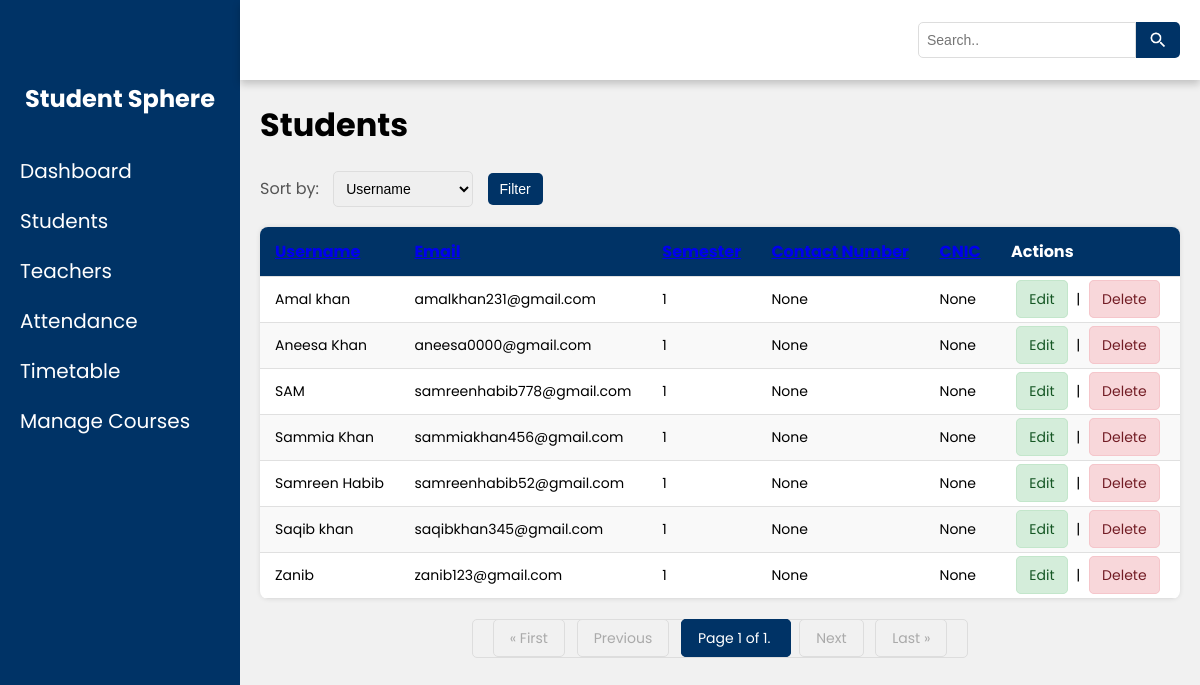
The app's page /students/?sort=user__username with its own data.
### student_management_app/models.py (models this page shows, shortened)
class StudentProfile(models.Model):
    user = models.OneToOneField(
        settings.AUTH_USER_MODEL,
        on_delete=models.CASCADE,
        related_name='student_profile'  # Added related name
    )
    semester = models.IntegerField(
        choices=[(i, f'Semester {i}') for i in range(1, 9)]
    )
    contact_number = models.CharField(max_length=20, blank=True, null=True)
    cnic = models.CharField(max_length=15, blank=True, null=True)

class UserProfile(AbstractUser):
    ROLE_CHOICES = [
        ('student', 'Student'),
        ('teacher', 'Teacher'),
        ('admin', 'Admin'),
    ]
    role = models.CharField(max_length=10, choices=ROLE_CHOICES, default='student')

### student_management_app/views.py (the view, shortened to what this page needs)
# urls.py: path('students/', views.student_list, name='student_list'), # Corrected line
def student_list(request):  # Make sure this function exists and is named correctly
    students = StudentProfile.objects.all()
    search_term = request.GET.get('search')
    sort_by = request.GET.get('sort')
    if sort_by:
        if sort_by == 'user__username':
            students = students.order_by('user__username')
        elif sort_by == 'user__email':
            students = students.order_by('user__email')
        elif sort_by == 'semester':
            students = students.order_by('semester')
        elif sort_by == 'contact_number':
            students = students.order_by('contact_number')
        elif sort_by == 'cnic':
            students = students.order_by('cnic')
        else:
            students = students.order_by('pk')  # default sort
    else:
        students = students.order_by('pk')
    paginator = Paginator(students, 10)
    page_number = request.GET.get('page')
    try:
        page_obj = paginator.get_page(page_number)
    except PageNotAnInteger:
        page_obj = paginator.get_page(1)
    except EmptyPage:
        page_obj = paginator.get_page(paginator.num_pages)
    context = {
        'page_obj': page_obj,
        'search_term': search_term,
        'sort_by': sort_by,
    }
    return render(request, 'admin_students.html', context)

### student_management_app/context_processors.py (called while the page is built)
def user_role_processor(request):
    user_role = None
    if request.user.is_authenticated:
        user_role = getattr(request.user, 'role', 'Role_Attribute_Missing_In_Model')
        logger.info(f"Context Processor: User '{request.user.username}' is authenticated. Role found: '{user_role}'")
    else:
        logger.info("Context Processor: User is NOT authenticated.")
    return {'user_role': user_role}

### student_management_app/templates/admin_students.html (shortened to what this page needs)
<!DOCTYPE html>
<html lang="en">
<head>
    <link rel="stylesheet" href="/static/css/style4.css">
</head>
<body>
    <div class="side-menu">
        <br><br>
        <div class="fyp-name">
            <h2>Student Sphere</h2>
        </div>
        <ul>
            <li><a href="{% url 'admin_panel' %}">Dashboard</a></li>
            <li class="active">Students</li>
            <li><a href="{% url 'teacher_list' %}">Teachers</a></li>
            <li><a href="/selectsem/">Attendance</a></li>
            <li class="dropdown">
                <a href="{% url 'admin_timetable' %}">Timetable</a>
            </li>
            <li><a href="{% url 'admin_courses' %}">Manage Courses</a></li>
        </ul>
    </div>
    <div class="container">
        <div class="header">
            <div class="nav">
                <div class="search">
                    <form method="GET" action="{% url 'student_list' %}">
                        <input type="text" name="search" placeholder="Search.." value="{% if search_term %}{{ search_term }}{% endif %}">
                        <button type="submit"><img src="/static/images/search.png/" alt=""></button>
                    </form>
                </div>
            </div>
        </div>
        <div class="content">
            <h1>Students</h1>
            <div class="sorting-options">
                <form method="GET" action="{% url 'student_list' %}">
                    <label for="sort">Sort by:</label>
                    <select name="sort" id="sort">
                        <option value="user__username" {% if sort_by == 'user__username' %}selected{% endif %}>Username</option>
                    </select>
                    <button type="submit">Filter</button>
                </form>
            </div>
            <table>
                <thead>
                    <tr>
                        <th><a href="{% url 'student_list' %}?sort=user__username{% if search_term %}&search={{ search_term }}{% endif %}">Username</a></th>
                        <th><a href="{% url 'student_list' %}?sort=user__email{% if search_term %}&search={{ search_term }}{% endif %}">Email</a></th>
                        <th><a href="{% url 'student_list' %}?sort=semester{% if search_term %}&search={{ search_term }}{% endif %}">Semester</a></th>
                        <th><a href="{% url 'student_list' %}?sort=contact_number{% if search_term %}&search={{ search_term }}{% endif %}">Contact Number</a></th>
                        <th><a href="{% url 'student_list' %}?sort=cnic{% if search_term %}&search={{ search_term }}{% endif %}">CNIC</a></th>
                        <th>Actions</th>
                    </tr>
                </thead>
                <tbody>
                    {% for student_profile in page_obj %}
                    <tr>
                        <td>{{ student_profile.user.username }}</td>
                        <td>{{ student_profile.user.email }}</td>
                        <td>{{ student_profile.semester }}</td>
                        <td>{{ student_profile.contact_number }}</td>
                        <td>{{ student_profile.cnic }}</td>
                        <td>
                            <a href="{% url 'student_edit' student_profile.user.pk %}">Edit</a> |
                            <a href="{% url 'student_delete' student_profile.user.pk %}" onclick="confirmDelete(event, '{% url 'student_delete' student_profile.user.pk %}')">Delete</a>
                        </td>
                    </tr>
                    {% empty %}
                    <tr><td colspan="6">No students found.</td></tr>
                    {% endfor %}
                </tbody>
            </table>
            <div class="pagination">
                <span class="step-links">
                    {% if page_obj.has_previous %}
                        <a href="?page=1{% if search_term %}&search={{ search_term }}{% endif %}{% if sort_by %}&sort={{ sort_by }}{% endif %}">&laquo; First</a>
                        <a href="?page={{ page_obj.previous_page_number }}{% if search_term %}&search={{ search_term }}{% endif %}{% if sort_by %}&sort={{ sort_by }}{% endif %}">Previous</a>
                    {% else %}
                        <span class="disabled">&laquo; First</span>
                        <span class="disabled">Previous</span>
                    {% endif %}
                    <span class="current">
                        Page {{ page_obj.number }} of {{ page_obj.paginator.num_pages }}.
                    </span>
                    {% if page_obj.has_next %}
                        <a href="?page={{ page_obj.next_page_number }}{% if search_term %}&search={{ search_term }}{% endif %}{% if sort_by %}&sort={{ sort_by }}{% endif %}">Next</a>
                        <a href="?page={{ page_obj.paginator.num_pages }}{% if search_term %}&search={{ search_term }}{% endif %}{% if sort_by %}&sort={{ sort_by }}{% endif %}">Last &raquo;</a>
                    {% else %}
                        <span class="disabled">Next</span>
                        <span class="disabled">Last &raquo;</span>
                    {% endif %}
                </span>
            </div>
        </div>
    </div>
</body>
</html>

### student_management_app/static/css/style4.css (style rules this page uses)
body { font-family: 'Poppins', sans-serif; background-color: #f1f1f1; margin: 0; padding: 0; display: flex; min-height: 100vh; }
.container .header .nav { display: flex; align-items: center; width: auto; justify-content: flex-end; }
.container .header .nav .search { display: flex; align-items: center; margin-left: 20px; }
.container .header .nav .search form { display: flex; }
.container .header .nav .search input[type=text] { border: 1px solid #ddd; padding: 8px; border-radius: 5px 0 0 5px; margin-right: 0; width: 200px; font-size: 14px; }
.container .header .nav .search button { width: auto; height: auto; border: none; display: flex; align-items: center; justify-content: center; background-color: #003366; border-radius: 0 5px 5px 0; cursor: pointer; padding: 8px 12px; }
.container .header .nav .search button img { width: 20px; height: 20px; filter: brightness(0) invert(1); }
.content { position: relative; margin-top: 60px; min-height: 90vh; background: #f1f1f1; padding: 20px; box-sizing: border-box; }
.sorting-options { margin-bottom: 20px; display: flex; align-items: center; }
.sorting-options label { margin-right: 10px; font-size: 16px; color: #555; }
.sorting-options select { padding: 8px; border-radius: 5px; border: 1px solid #ddd; font-size: 14px; margin-right: 10px; }
.content table { width: 100%; border-collapse: collapse; margin-top: 20px; box-shadow: 0 0 5px rgba(0, 0, 0, 0.1); border-radius: 8px; overflow: hidden; background-color: white; }
.content th, .content td { padding: 12px 15px; text-align: left; border-bottom: 1px solid #e0e0e0; font-size: 14px; }
.content th { background-color: #003366; color: white; font-weight: bold; font-size: 16px; }
.content tbody tr:nth-child(even) { background-color: #f9f9f9; }
.content td a { color: #0055a5; text-decoration: none; margin-right: 10px; transition: color 0.3s ease; font-size: 16px; }
.content tbody tr td:last-child { text-align: center; }
.content tbody tr td:last-child a { margin: 0 5px; padding: 8px 12px; border-radius: 5px; font-size: 14px; }
.content tbody tr td:last-child a:first-child { background-color: #d4edda; color: #155724; border: 1px solid #c3e6cb; }
.content tbody tr td:last-child a:last-child { background-color: #f8d7da; color: #721c24; border: 1px solid #f5c6cb; }
.pagination { display: flex; justify-content: center; margin-top: 20px; }
.pagination a, .pagination span { padding: 8px 16px; text-decoration: none; border: 1px solid #ddd; margin: 0 4px; border-radius: 5px; color: #333; font-size: 14px; }
.pagination .current { background-color: #003366; color: white; border-color: #003366; }
.pagination .disabled { color: #aaa; pointer-events: none; border-color: #ddd; }
.sorting-options button { background-color: #003366; color: white; border: none; padding: 8px 12px; border-radius: 5px; cursor: pointer; font-size: 14px; }
.side-menu { position: fixed; background: #003366; width: 20vw; min-height: 100vh; display: flex; flex-direction: column; }
.side-menu .fyp-name { color: white; height: 12vh; display: flex; align-items: center; justify-content: center; }
.side-menu ul { list-style: none; padding: 0; margin: 0; width: 100%; }
.side-menu li { font-size: 20px; padding: 10px 20px; color: white; display: flex; align-items: flex-start; justify-content: flex-start; list-style: none; }
.side-menu ul li a { text-decoration: none; color: inherit; display: block; }
.dropdown { position: relative; }
.container { position: absolute; right: 0; width: 80vw; height: 100vh; background: #f1f1f1; }
.container .header { position: fixed; top: 0; right: 0; width: 80vw; height: 10vh; background: white; display: flex; align-items: center; justify-content: flex-end; box-shadow: 0 4px 8px 0 rgba(0, 0, 0, 0.2); z-index: 1; padding: 0 20px; box-sizing: border-box; }

### records on screen
StudentProfile: user.username "Amal khan", user.email "amalkhan231@gmail.com", semester "1", contact_number "None", cnic "None"
StudentProfile: user.username "Aneesa Khan", user.email "aneesa0000@gmail.com", semester "1", contact_number "None", cnic "None"
StudentProfile: user.username "SAM", user.email "samreenhabib778@gmail.com", semester "1", contact_number "None", cnic "None"
StudentProfile: user.username "Sammia Khan", user.email "sammiakhan456@gmail.com", semester "1", contact_number "None", cnic "None"
StudentProfile: user.username "Samreen Habib", user.email "samreenhabib52@gmail.com", semester "1", contact_number "None", cnic "None"
StudentProfile: user.username "Saqib khan", user.email "saqibkhan345@gmail.com", semester "1", contact_number "None", cnic "None"
StudentProfile: user.username "Zanib", user.email "zanib123@gmail.com", semester "1", contact_number "None", cnic "None"

### other values on screen
{{ page_obj.number }} "1"
{{ page_obj.paginator.num_pages }} "1"
